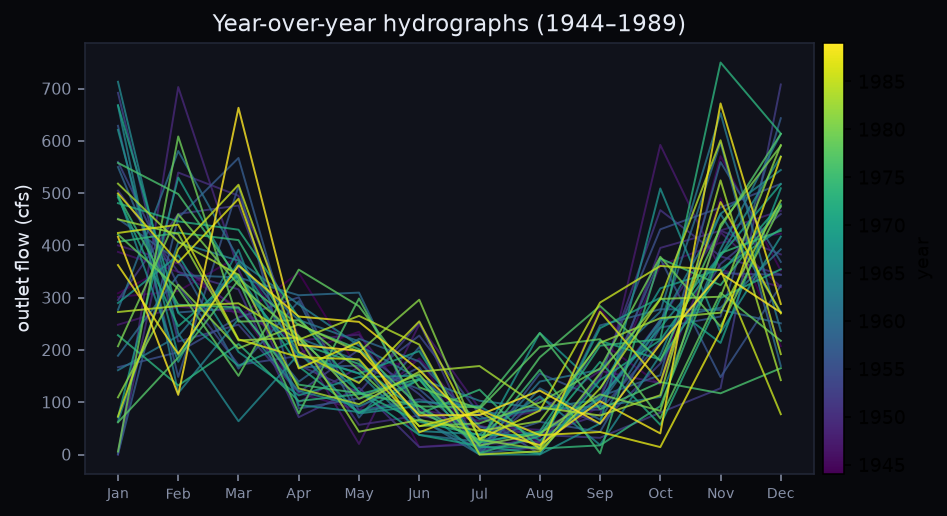
#> input picture notebooks/figures/salmon_creek_hydrographs.png, 947 x 516 px
$ python build_report_card.py
#> lines starting #> are read from the running program, lines starting #| are printed output that depends on the picture
#!/usr/bin/env python3
"""Compose the landing page's "Watershed report" thumbnail from real report figures.

The customer landing (`web/start.html`) shows one card per production endpoint. The
report card should *look like the final report* a buyer receives — so this stitches the
actual deliverable panels produced by ``tools/build_watershed_report.py``
(``notebooks/figures/salmon_creek_*.png``) into a single report-style card:

    header (title + provenance)
    river-network map          (full-width hero)
    year-over-year hydrographs | typical-year flow   (two columns)

Output is ``output/watershed_report_card.png``; ``deploy/stage-artifacts.sh`` down-scales
it to ``deploy/output/landing/clark-report.webp``. Pure Pillow, no GIS — but it reads real
figures, so it lives in ``tools/`` (outside the offline suite), like the other renderers.

Usage:
    python tools/build_report_card.py            # default figures + output path
"""
from __future__ import annotations

import argparse
import os

from PIL import Image, ImageDraw, ImageFont

# Site-dark background, matching the matplotlib figure canvas (~ #0a0e1a).
BG = (10, 14, 26)
FG = (233, 238, 247)
SUB = (150, 165, 190)

WIDTH = 1400
MARGIN = 22
GUTTER = 18
HEADER = 92

TITLE = "Salmon Creek — Watershed Report"
SUBTITLE = "Clark County, WA · year-over-year flow · 1944–1989 · USGS NHDPlus HR"

_FONT_CANDIDATES = {
    True: [
        "/System/Library/Fonts/Supplemental/Georgia Bold.ttf",
        "/System/Library/Fonts/Supplemental/Arial Bold.ttf",
    ],
    False: [
        "/System/Library/Fonts/Supplemental/Georgia.ttf",
        "/System/Library/Fonts/Supplemental/Arial.ttf",
    ],
}


def _font(size: int, bold: bool = True) -> ImageFont.FreeTypeFont:
    for path in _FONT_CANDIDATES[bold]:
        if os.path.exists(path):
            return ImageFont.truetype(path, size)
    return ImageFont.load_default()


def _fit(img: Image.Image, width: int) -> Image.Image:
    height = round(img.height * (width / img.width))
    return img.resize((width, height), Image.LANCZOS)


def build_card(figdir: str, out_path: str) -> str:
#> called with figdir = 'notebooks/figures', out_path = 'output/watershed_report_card.png'
    load = lambda name: Image.open(os.path.join(figdir, name)).convert("RGB")
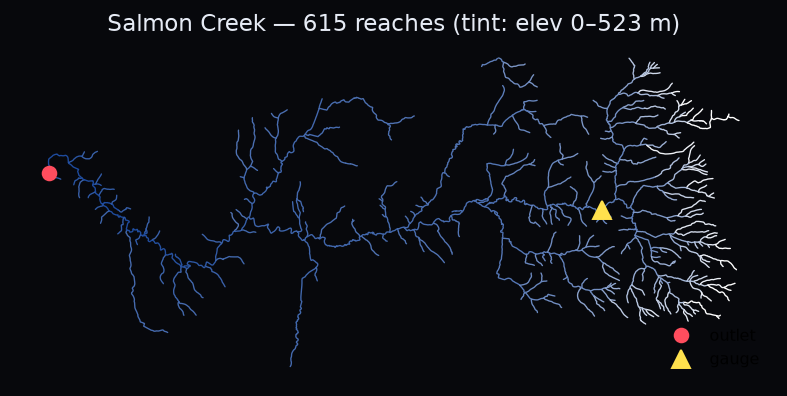
#> input picture notebooks/figures/salmon_creek_map.png, 787 x 396 px
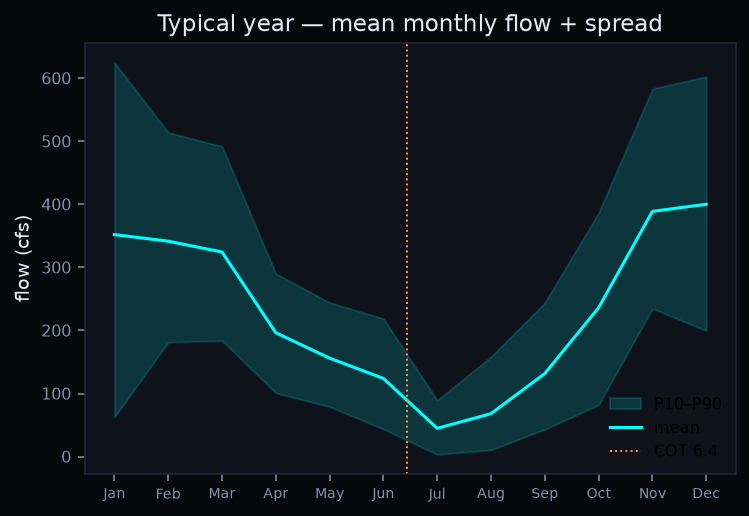
#> input picture notebooks/figures/salmon_creek_typical_year.png, 749 x 516 px
    hydro = load("salmon_creek_hydrographs.png")
    mp = load("salmon_creek_map.png")
    typ = load("salmon_creek_typical_year.png")

    inner = WIDTH - 2 * MARGIN
    map_r = _fit(mp, inner)
#> in _fit, `return img.resize((width, height), Image.LANCZOS)`:
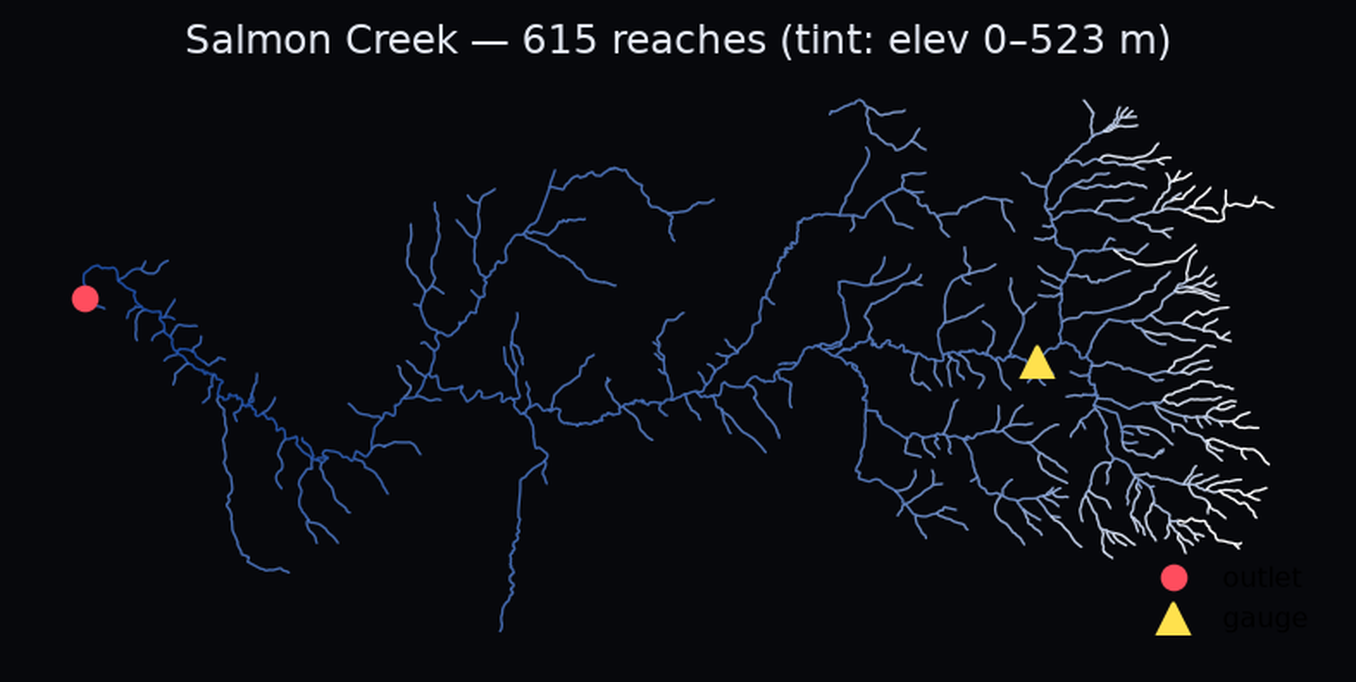
#> returned value: PIL image 1356x682 RGB; mean R, G, B 13.1, 14.8, 20.1
    col_w = (inner - GUTTER) // 2
    hydro_r = _fit(hydro, col_w)
#> call 2 of _fit, with width = 669
#> in _fit (call 2), `return img.resize((width, height), Image.LANCZOS)`:
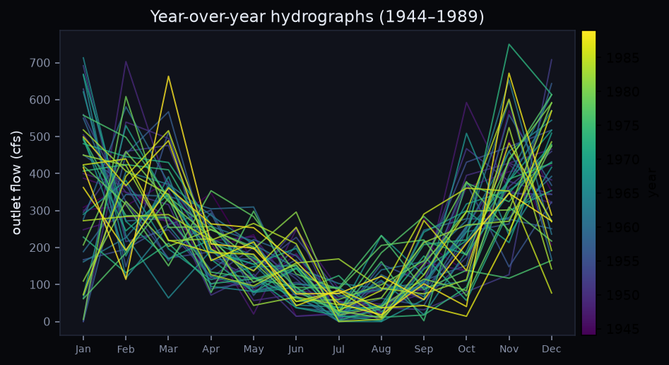
#> returned value: PIL image 669x365 RGB; mean R, G, B 25, 33.7, 33.7
    typ_r = _fit(typ, col_w)
    row2_h = max(hydro_r.height, typ_r.height)
#> row2_h = 461

    total_h = HEADER + map_r.height + GUTTER + row2_h + MARGIN
#> total_h = 1275
    canvas = Image.new("RGB", (WIDTH, total_h), BG)
    draw = ImageDraw.Draw(canvas)
    draw.text((MARGIN, 20), TITLE, font=_font(40, True), fill=FG)
    draw.text((MARGIN, 66), SUBTITLE, font=_font(19, False), fill=SUB)

    y = HEADER
    canvas.paste(map_r, (MARGIN, y))
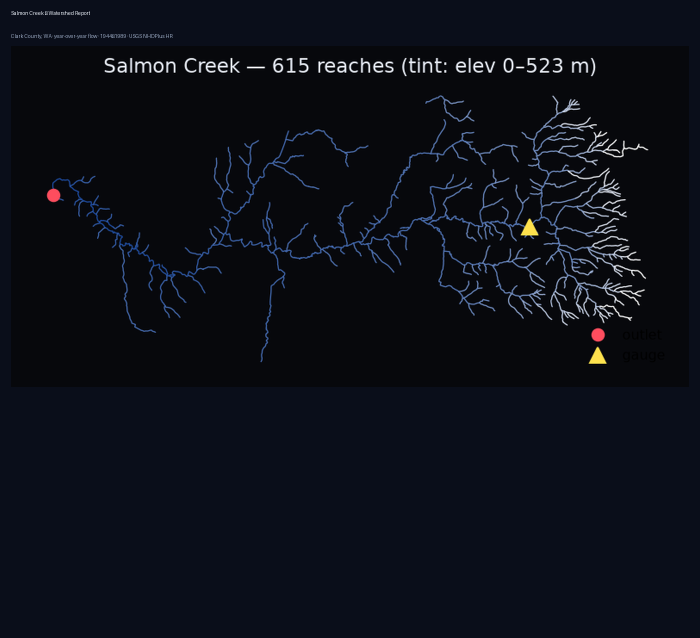
#> canvas: PIL image 1400x1275 RGB (shown at 1/2 size); mean R, G, B 11.7, 14.5, 23.1
    y += map_r.height + GUTTER
#> y = 792
    canvas.paste(hydro_r, (MARGIN, y))
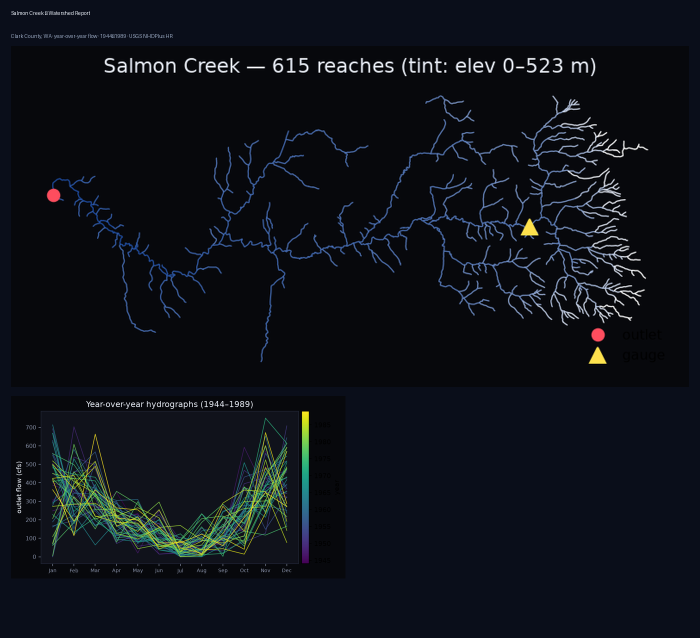
#> canvas: PIL image 1400x1275 RGB (shown at 1/2 size); mean R, G, B 13.8, 17.2, 24.1
    canvas.paste(typ_r, (MARGIN + col_w + GUTTER, y))
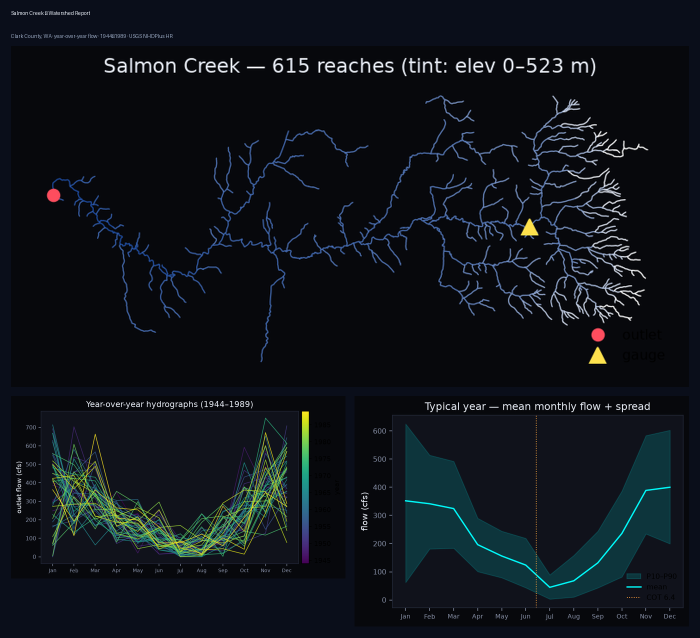
#> canvas: PIL image 1400x1275 RGB (shown at 1/2 size); mean R, G, B 14.7, 19.6, 25.7

    os.makedirs(os.path.dirname(out_path), exist_ok=True)
    canvas.save(out_path)
    return out_path


def main() -> None:
    repo = os.path.dirname(os.path.dirname(os.path.abspath(__file__)))
    ap = argparse.ArgumentParser(description=__doc__)
    ap.add_argument("--figures", default=os.path.join(repo, "notebooks", "figures"))
    ap.add_argument("--out", default=os.path.join(repo, "output", "watershed_report_card.png"))
    args = ap.parse_args()
    out = build_card(args.figures, args.out)
    with Image.open(out) as im:
        print(f"wrote {out} {im.size}")
#| wrote output/watershed_report_card.png (1400, 1275)


if __name__ == "__main__":
    main()
